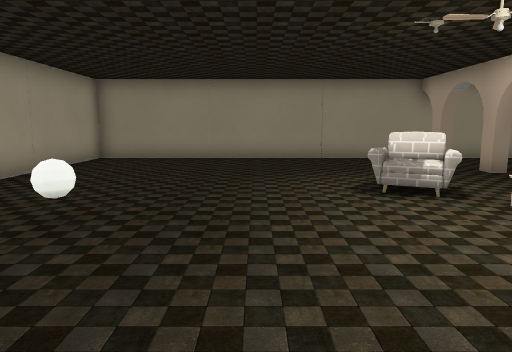
View 1 (above)

12 first-person views from a walk through a Godot game level. The camera is 1.2 m above the floor, tilts 8° down and sees 70° across. The floor is counted in squares, 1 m on a side. Each view is taken from the middle of a square. On the plan, view 1 faces up. The plan holds only what a view shows up to about 15 squares ahead; the rest is blank. The place goes on beyond the plan. Some surface patterns are stand-ins.

View 2
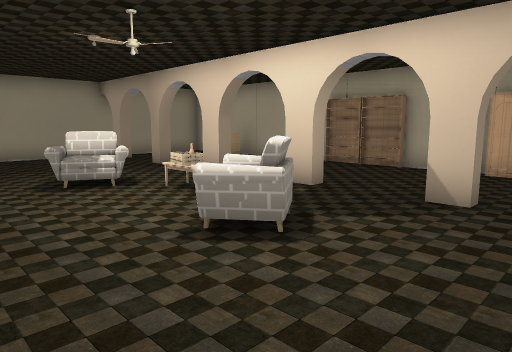

View 3
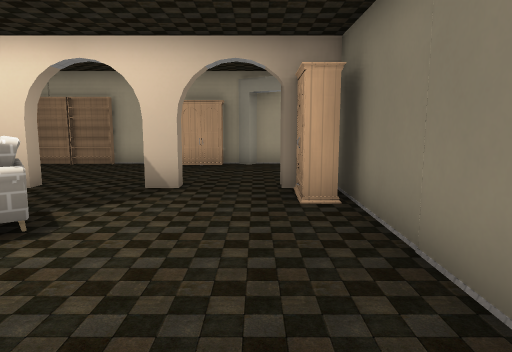

View 4
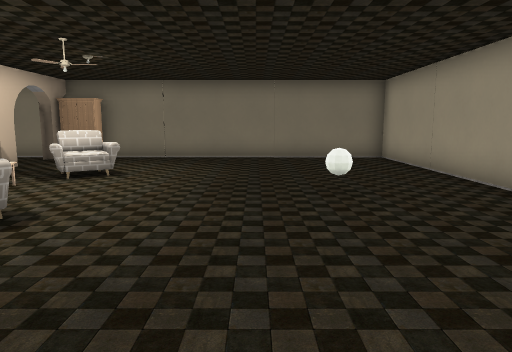

View 5
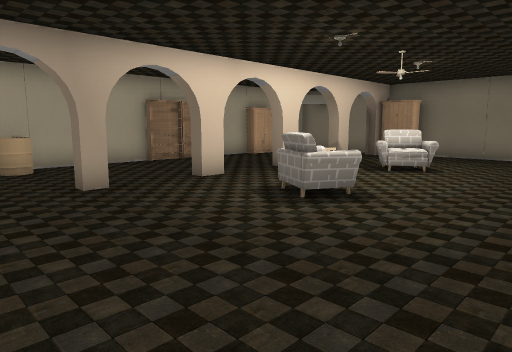

View 6
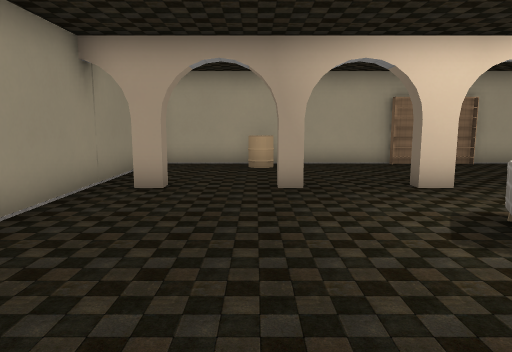

View 7
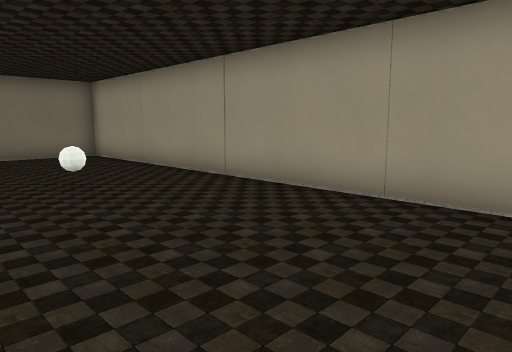

View 8
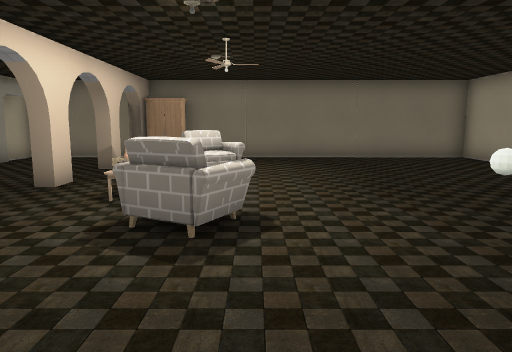

View 9
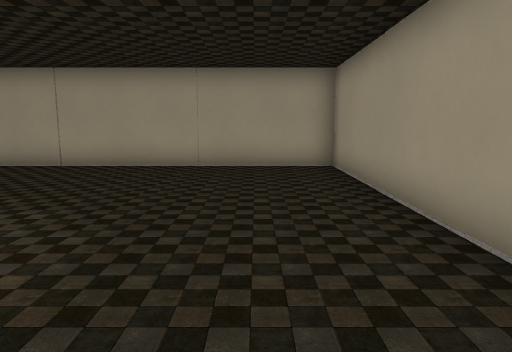

View 10
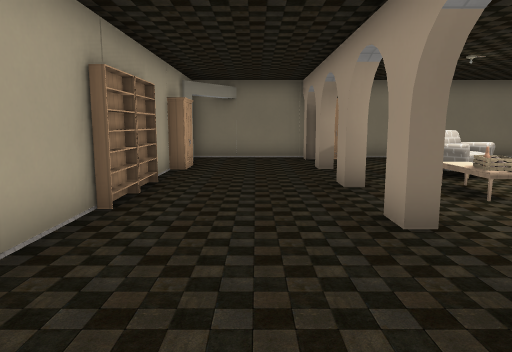

View 11
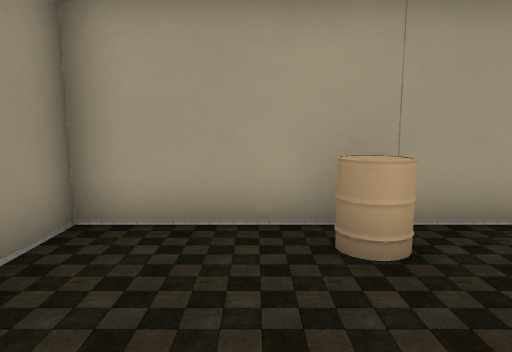

View 12
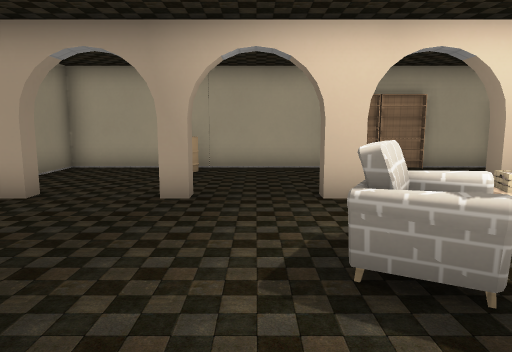

### Floor plan
Points are (right, up) in squares from view 1. A wall is a line through its corners. A room is listed if a view was taken in it or the views show most of it. See-through windows are left out.
Room 1 (views 1, 2, 3, 4, 5, 6, 7, 8, 9, 10, 11, 12)
walls: (5.9, 4) (6.3, 4) (6.3, 3.3) (5.9, 3.3) (5.9, 4); (5.9, 1.1) (6.3, 1.1) (6.3, 0.5) (5.9, 0.5) (5.9, 1.1); (6.4, 9.1) (5.9, 9.1) (5.9, 9.6) (6.4, 9.6); (6.3, -1.4) (6.3, -2.1); (5.9, -1.7) (6.4, -1.7); (10.3, 6.8) (10.3, 13.2) (-5.7, 13.2) (-5.7, -2.6) (10.3, -2.6) (10.3, -1); (6.4, 11.8) (5.9, 11.8) (5.9, 12.5); (5.9, -2.1) (5.9, -1.4); (10.3, 1.8) (10.3, 3.2); (9.9, -0.9) (10.2, -0.5)
objects: ball (-2, 4); armchair (2, 7); armchair (3, 2) to (4, 3); crate (4, 5); other object (5, -2); other object (9, 10) to (10, 10); other object (10, 0) to (10, 1); other object (10, 4); other object (10, 5) to (10, 6)

Where each view was taken, in squares from view 1:
view 1: 0 up, 0 right, facing up
view 2: 1 down, 0 right, facing up-right
view 3: 1 down, 1 left, facing right
view 4: 11 up, 1 left, facing down
view 5: 12 up, 1 left, facing down-right
view 6: 10 up, 1 left, facing right
view 7: 12 up, 0 right, facing down-left
view 8: 11 up, 2 right, facing down
view 9: 11 up, 5 right, facing left
view 10: 11 up, 8 right, facing down
view 11: 11 up, 6 right, facing right
view 12: 8 up, 0 right, facing right
